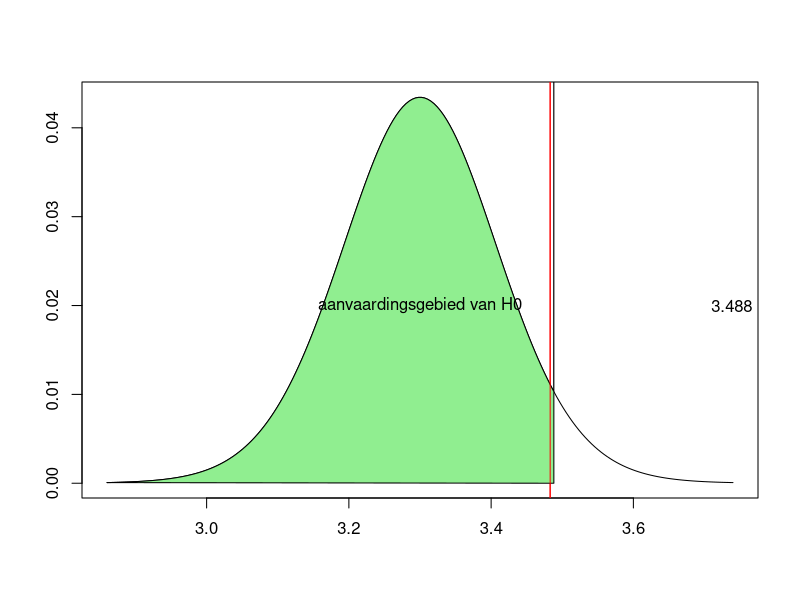

Generate this figure with R:
# de T-toets (voor kleinere steekproeven)
# we gaan er van uit dat sigma gekend is 

n <- 25         #steekproefgrootte
sm <- 3.483     #steekproefgemiddeld
ss <- 0.55       #standaard afwijking (gekend)
a <- 0.05       #significantieniveau (gekozen door onderzoeker)
m0 <- 3.3       #hypothetisch populatiegemiddelde (H0)

#methode 1 : KRITIEKE GRENSGEBIED

g <- m0 + qt(1 - a, df = n- 1) * ss / sqrt(n)

# als sm groter is dan g, dan kunnen de H0 verwerpen 

#methode 2 : OVERSCHRIJDINGSKANS

p <- 1 - pt((sm - m0) / (ss/sqrt(n)), df = n - 1)

# als deze kans p kleiner is dan a (significantieniveau), dan kunnen we h0 verwerpen 

# plot van de grafiek (H0)
x <- seq(m0 - 4*ss/sqrt(n),m0 + 4*ss/sqrt(n), length = 200)
dist <- dt((x - m0) / (ss/sqrt(n)), df = n - 1) * ss/sqrt(n)
plot(x, dist, type = 'l', xlab = '', ylab='')

#tonen van het gevonden steekproefgemiddelde 
abline(v= sm, col ='red')
text(sm, 2, sm)

#plot van het aanvaardingsgebied
i <- x <= g
polygon(
    c(x[i],     g,  g), 
    c(dist[i], dt((g - m0) / (ss/sqrt(n)), df = n - 1), 0),
    col = 'lightgreen')

text(g + 0.25,.02, signif(g, digits=4))

text(m0, 0.1, m0)
abline(v=sm, col = 'red')
text(m0, 0.02, 'aanvaardingsgebied van H0')
